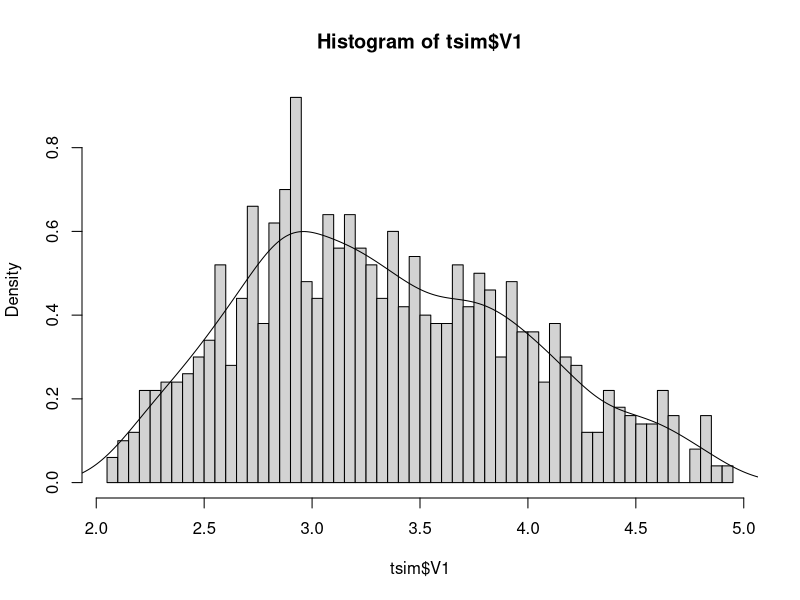
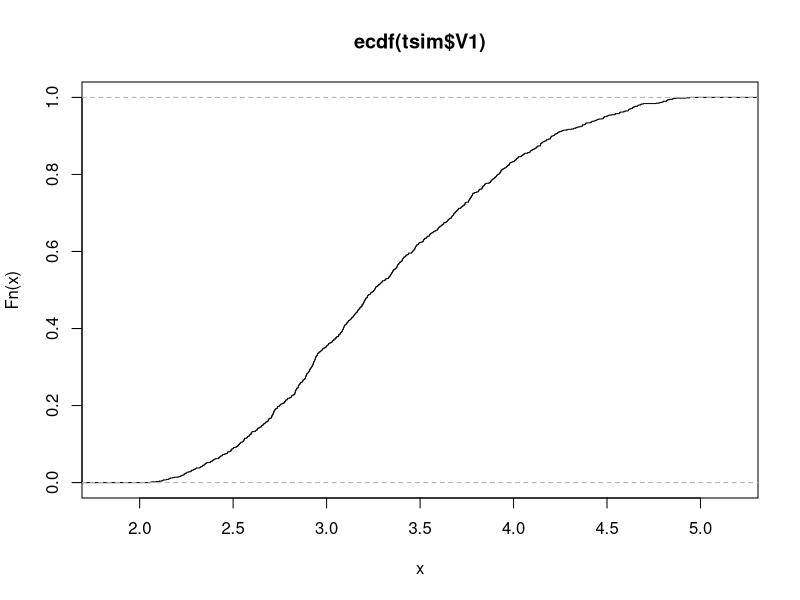
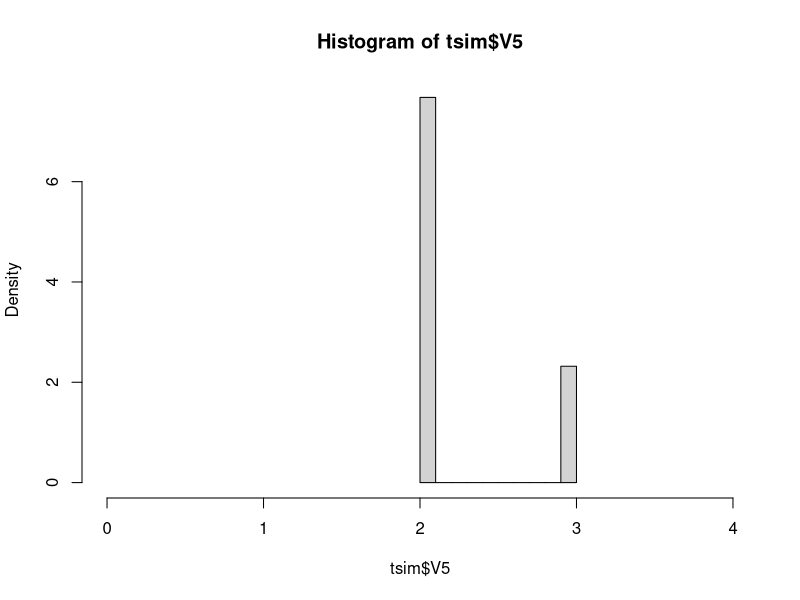
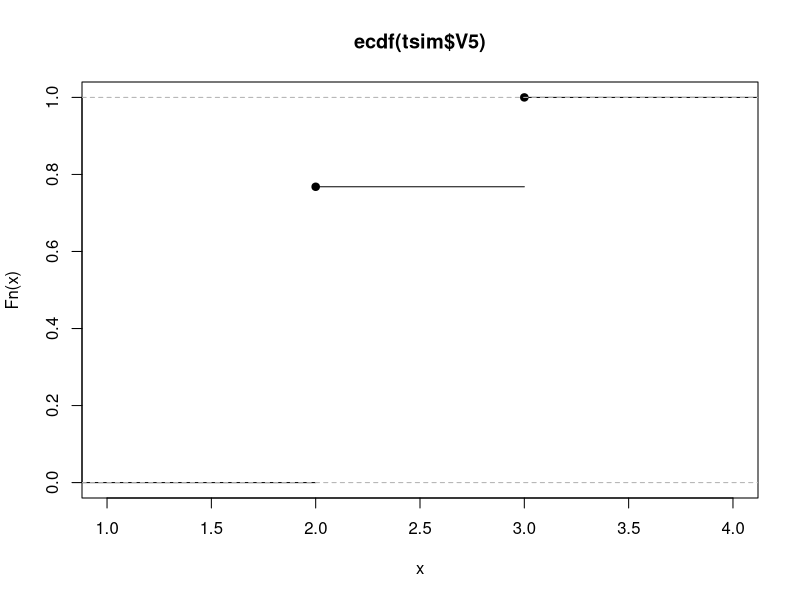
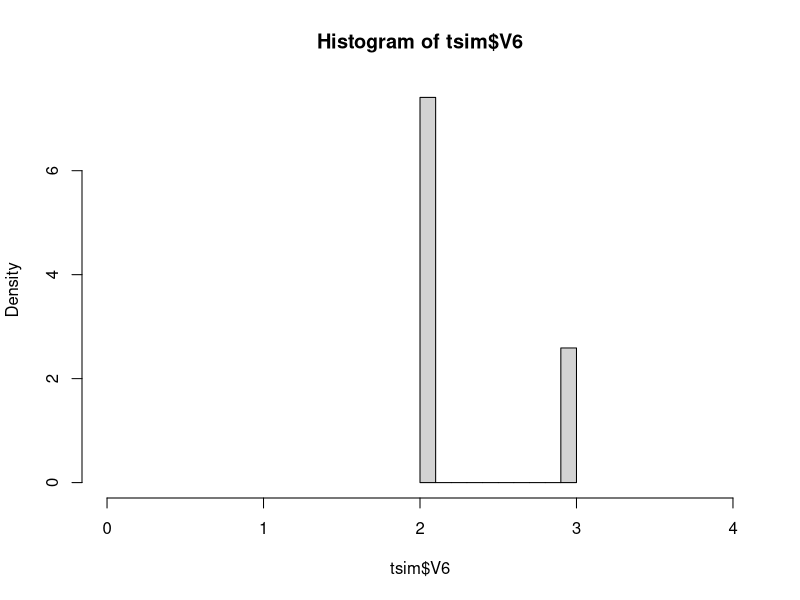
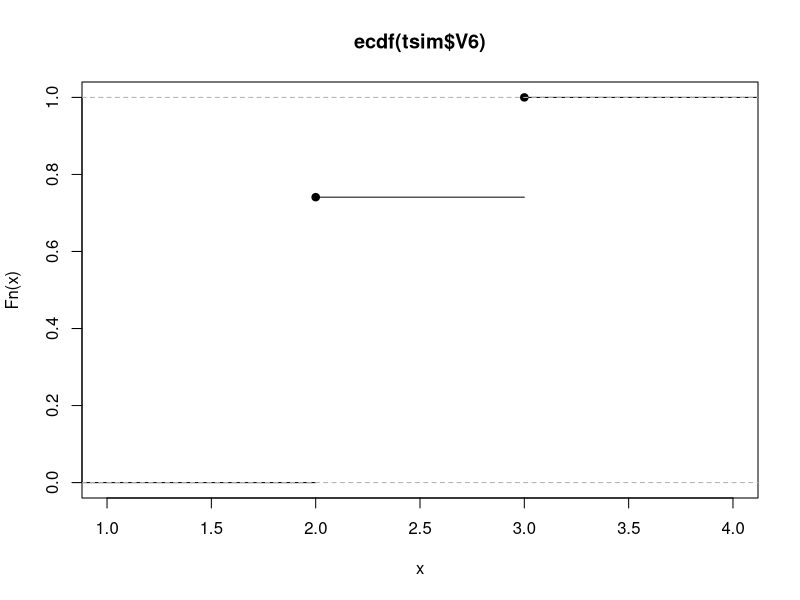
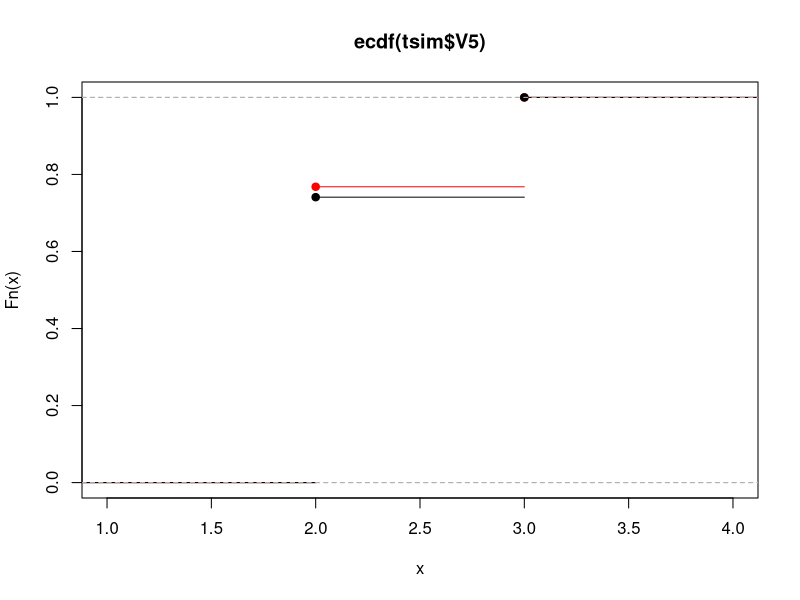
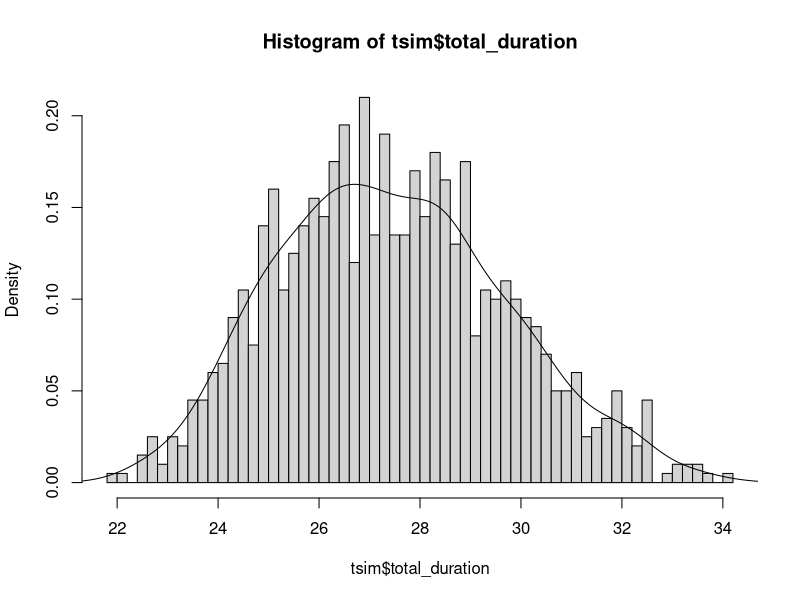

Recreate these plots in R, in order.
# read tasks duration file
df_tasks = read.csv('tasks_durations.csv')
print(df_tasks)

# setup uniform random sampling for n runs
n = 1000
# r = runif(n, min = 0, max = 1)
# summary(r)
# hist(r, breaks = 50, freq = FALSE)
# plot(ecdf(r))



#### Inverse Sampling Transform ####

# Sampling Inverse transformation sampling takes
# uniform samples of a number r between 0 and 1, interpreted as
# a probability, and then returns the largest number x from the
# domain of the distribution

# here we will code inverse sampling functions for triangular and discrete
# distribution

inv_triangle_cdf <- function (P, vmin, vml, vmax){
  # inverse triangle cdf is used to translate probabilities based on triangular
  # PDF, stuiable for 3-point estimate simulation 
  Pvml <- (vml-vmin)/(vmax-vmin)
  
  return(ifelse(P < Pvml,
                vmin + sqrt(P*(vml-vmin)*(vmax-vmin)),
                vmax - sqrt((1-P)*(vmax-vml)*(vmax-vmin))))
}

inv_discrete_cdf <- function(P=runif(1000),  v=c(2,3), pmf=c(.75,.25)){
  # inverse discrete cdf is used to translate probabilities based on discrete
  # distribution, PMF, suitable simulating discrete estimates
  
  cdf=cumsum(pmf)

  x = ifelse(P <= cdf[1], v[1], v[2])
  return(x)
}

inv_discrete2_cdf <- function(n=1000, v=c(2,3), pmf=c(.75,.25)){
  # this function approaches the sampling of discrete values based differently,
  # it will generate n samples of values v from the discrete distribution
  # specified by pmf
  
  return (sample(x=v, size=n, prob=pmf, replace = TRUE))
  
}

test_inv_discrete_cdf_functions <-function(trials=1000, invFn = "inv_discrete_cdf"){
  # testing inv_discrete_cdf functions to compare the two methods
  samples = c()
  for (i in 1:trials){
    s = sum(get(invFn)() == 2)
    samples = append(samples, s)
  }
  samples_summary = summary(samples)
  hist(samples/trials,breaks = 50, probability = FALSE,
       main = paste0("Density of value in trials - ", invFn),
       xlab="Simulated value")
  abline(v=samples_summary["Median"]/trials, lty = 2, col = "blue")
  title(sub = paste("Median (in blue) ", samples_summary["Median"]/trials))
  
  sd(samples)
  mean(samples)
  summary(samples)
}

# test_inv_discrete_cdf_functions(invFn = "inv_discrete_cdf")
# test_inv_discrete_cdf_functions(invFn = "inv_discrete2_cdf")


#### run the simulation ####



#create data frame with rows = number of trials and cols = number of tasks
tsim <- as.data.frame(matrix(nrow=n,ncol=nrow(df_tasks)))

# for each task
for (i in 1:nrow(df_tasks)){
  
  s = sprintf("i: %s, Task: %s, estimate type = %s", i, 
              df_tasks[i,"task"], 
              df_tasks[i, ]$type)
  print(s)
  if (df_tasks[i,"type"]=="3-point"){
    tmin = df_tasks[i,'v1']
    tml = df_tasks[i,'v2']
    tmax = df_tasks[i,'v3']
    
    print(sprintf("tmin: %s, tml: %s, tmax: %s", tmin,tml,tmax))
    estimated_t = inv_triangle_cdf(
      P=runif(n), 
      vmin=tmin, 
      vml=tml, 
      vmax=tmax)
    
    tsim[,i] = estimated_t
  } else {
    t1 = df_tasks[i,'v1']
    t2 = df_tasks[i,'v2']
    p1 = df_tasks[i,'p1']
    p2 = df_tasks[i,'p2']
    print(sprintf("tmin: %s (%s), tmax: %s (%s)", t1,p1, t2,p2))
    
    estimated_t = inv_discrete_cdf(P = runif(n), v=c(t1,t2), pmf=c(p1,p2))
    tsim[,i] = estimated_t
  }
    
}

# replace v5 with discrete2 sampling function 
tsim$V6 = inv_discrete2_cdf(n)



  # print(df_tasks[i]$task)
  # #set task costs
  # vmin <- task_durations$tmin[i]
  # vml <- task_durations$tml[i]
  # vmax <- task_durations$tmax[i]
  # 
  # #generate n random numbers (one per trial)
  # psim <- runif(n)
  # #simulate n instances of task
  # tsim[,i] <- inv_triangle_cdf(psim,vmin,vml,vmax) 

hist(tsim$V1, breaks=50, probability = TRUE)
lines(density(tsim$V1))
plot(ecdf(tsim$V1))


hist(tsim$V5, probability = TRUE, xlim=c(0,4))
plot(ecdf(tsim$V5))
summary(ecdf(tsim$V5))
sum(tsim$V5==2)
hist(tsim$V6, probability = TRUE, xlim=c(0,4))
plot(ecdf(tsim$V6))
summary(ecdf(tsim$V6))
sum(tsim$V6==2)


plot(ecdf(tsim$V5), col="red")
lines(ecdf(tsim$V6))



# Calculate total project duration, from sequence diagram
# project_duration = T1 + max(T2, T3) + T4 + T5

tsim["total_duration"] = tsim$V1 + pmax(tsim$V2, tsim$V3) + tsim$V4 + tsim$V5
tsim["total_duration2"] = tsim$V1 + pmax(tsim$V2, tsim$V3) + tsim$V4 + tsim$V6

hist(tsim$total_duration, breaks=50, probability = TRUE)
lines(density(tsim$total_duration))
plot(ecdf(tsim$total_duration))

hist(tsim$total_duration2, breaks=50, probability = TRUE)
lines(density(tsim$total_duration2))
plot(ecdf(tsim$total_duration2), xlim=c(0,40))
lines(ecdf(tsim$total_duration), col="red")
lines(ecdf(tsim$V5))


#### driect calc of project duration based on min, ml and max ####

d_mins = append(df_tasks[1:4,]$v1, df_tasks[5,]$v1)
d_mls = append(df_tasks[1:4,]$v2, df_tasks[5,]$v1)
d_max = append(df_tasks[1:4,]$v3, df_tasks[5,]$v2)

project_duration <- function(tasks_d){
  return(tasks_d[1] + pmax(tasks_d[2],tasks_d[3]) + tasks_d[4] + tasks_d[5])
  
}

project_duration(d_mins)
project_duration(d_mls)
project_duration(d_max)


#### analyse results ####


